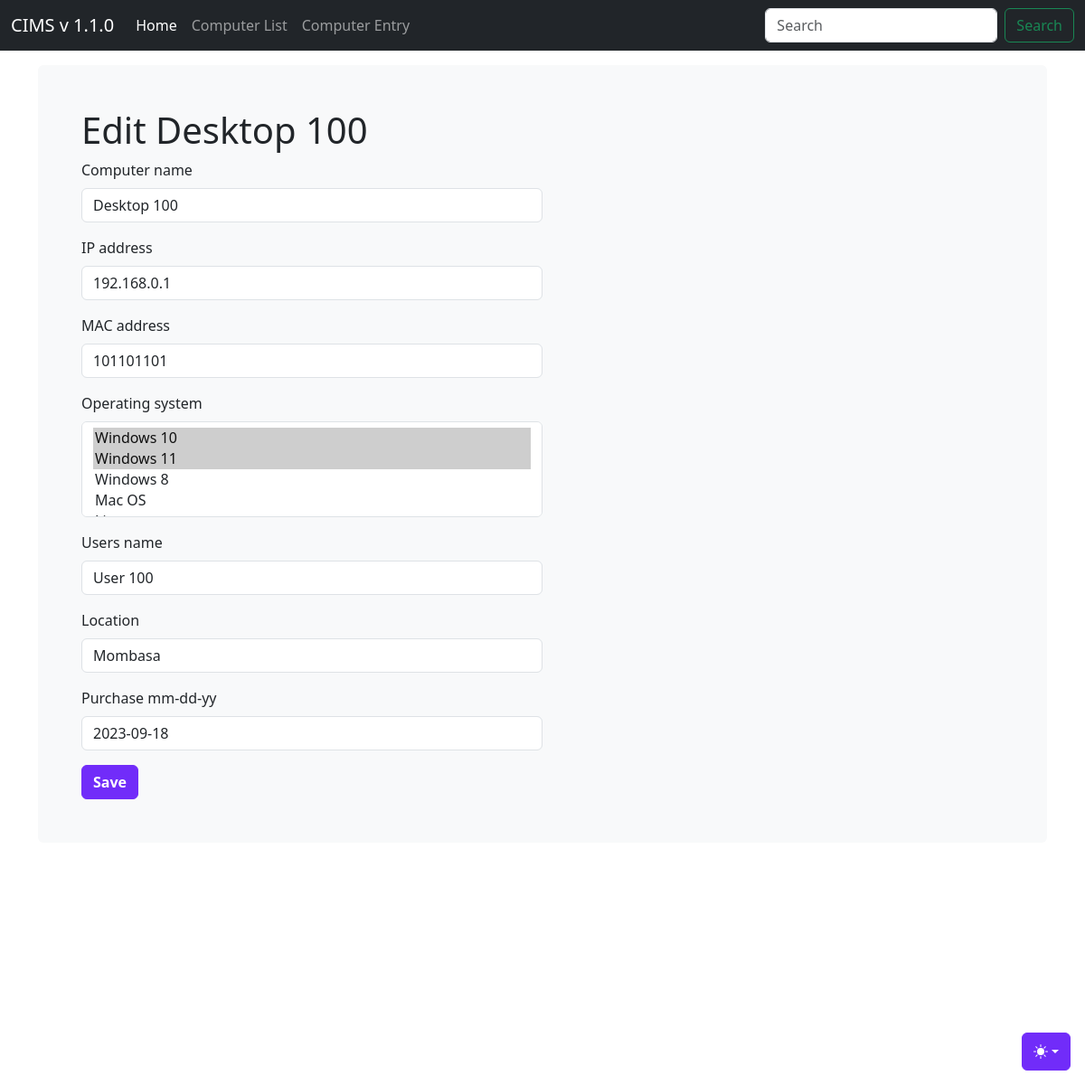
The page /computer_list/1/ on the database its author committed.
### djangoapp/models.py (models this page shows)
class Computer(models.Model):
    computer_name = models.CharField(max_length=30, blank=True, null=True)
    IP_address = models.CharField(max_length=30)
    MAC_address = models.CharField(max_length=30)
    timestamp = models.DateField(auto_now_add = True, auto_now = False, blank=True)
    operating_system = models.ManyToManyField(Operating_system, blank=True)
    users_name = models.CharField(max_length=30, blank=True, null=True)
    location = models.CharField(max_length=30)
    purchase_date = models.DateField("Purchase mm-dd-yy",auto_now_add = False, auto_now = False, blank=True, null=True)
    export_to_CSV = models.BooleanField(default=False)

class Operating_system(models.Model):
    operating_system = models.CharField(max_length=30, blank=True)
    def __str__(self):
        return self.operating_system

### djangoapp/views.py (the view)
# urls.py: path('computer_list/<int:id>/', computer_edit, name='computer_edit'),
def computer_edit(request, id=None):
    instance = get_object_or_404(Computer, id=id)
    form = ComputerForm(request.POST or None, instance=instance)
    if form.is_valid():
        instance = form.save(commit=False)
        instance.save()
        form.save_m2m()
        messages.success(request, 'Successfully Saved')
        return redirect('/computer_list')
    context = {
        "title": 'Edit ' + str(instance.computer_name),
        "instance": instance,
        "form": form,
    }
    return render(request, "computer_entry.html", context)

### djangoapp/forms.py (shortened to what this page needs)
class ComputerForm(forms.ModelForm):
    class Meta:
        model = Computer
        fields = ['computer_name', 'IP_address', 'MAC_address', 'operating_system', 'users_name', 'location', 'purchase_date']
        widgets = {
            'purchase_date': forms.DateInput(attrs={'class': 'dateinput'}),
        }

### djangoapp/templates/computer_entry.html (shortened to what this page needs)
{% load static %}
{% load bootstrap5 %}
<!doctype html>
<html lang="en" data-bs-theme="auto">
  <head><script src="{% static 'js/color-modes.js' %}"></script>
    <link rel="stylesheet" href="https://cdn.jsdelivr.net/npm/@docsearch/css@3">
<link href="{% static 'css/bootstrap.min.css' %}" rel="stylesheet">
    <link href="{% static 'css/stylesheet.css' %}" rel="stylesheet">
    <link href="{% static 'css/navbar-fixed.css' %}" rel="stylesheet">
    <link href="{% static 'js/jquery-ui-1.13.2/jquery-ui.min.css' %}" rel="stylesheet">
    <link href="{% static 'js/jquery-ui-1.13.2/jquery-ui.structure.min.css' %}" rel="stylesheet">
    <link href="{% static 'js/jquery-ui-1.13.2/jquery-ui.theme.min.css' %}" rel="stylesheet">
  </head>
  <body>
    <div class="dropdown position-fixed bottom-0 end-0 mb-3 me-3 bd-mode-toggle">
      <button class="btn btn-bd-primary py-2 dropdown-toggle d-flex align-items-center"
              id="bd-theme"
              type="button"
              aria-expanded="false"
              data-bs-toggle="dropdown"
              aria-label="Toggle theme (auto)">
        <svg class="bi my-1 theme-icon-active" width="1em" height="1em"><use href="#circle-half"></use></svg>
      </button>
    </div>
    {% include 'navbar.html' %}
<main class="container">
  <div class="bg-body-tertiary p-5 rounded">
      <h1> {{ title }}</h1>
      <div class="row">
          <form method="post" action="" class="pr-4">
              {% for field in form %}
              <div class="col-sm-6 form-group">
                {% bootstrap_field field %}
              </div>
              {% endfor %}
              <input class="btn btn-bd-primary" type="submit" value="Save" />
          </form>
      </div>
  </div>
</main>
</body>
</html>

### djangoapp/static/css/navbar-fixed.css (style rules this page uses)
body { min-height: 75rem; padding-top: 4.5rem; }

### djangoapp/templates/computer_entry.html (style rules this page uses)
.bi { vertical-align: -.125em; fill: currentColor; }
.btn-bd-primary { --bd-violet-bg: #712cf9; --bd-violet-rgb: 112.520718, 44.062154, 249.437846; --bs-btn-font-weight: 600; --bs-btn-color: var(--bs-white); --bs-btn-bg: var(--bd-violet-bg); --bs-btn-border-color: var(--bd-violet-bg); --bs-btn-hover-color: var(--bs-white); --bs-btn-hover-bg: #6528e0; --bs-btn-hover-border-color: #6528e0; --bs-btn-focus-shadow-rgb: var(--bd-violet-rgb); --bs-btn-active-color: var(--bs-btn-hover-color); --bs-btn-active-bg: #5a23c8; --bs-btn-active-border-color: #5a23c8; }
.bd-mode-toggle { z-index: 1500; }

### rows shown on the page
Computer: computer_name "Desktop 100" "192.168.0.1" "101101101" "User 100" "Mombasa" "2023-09-18"
Operating_system: operating_system "Windows 10 ☑ / Windows 11 ☑ / Windows 8 / Mac OS"

### other values the page prints
{{ title }} "Edit Desktop 100"
